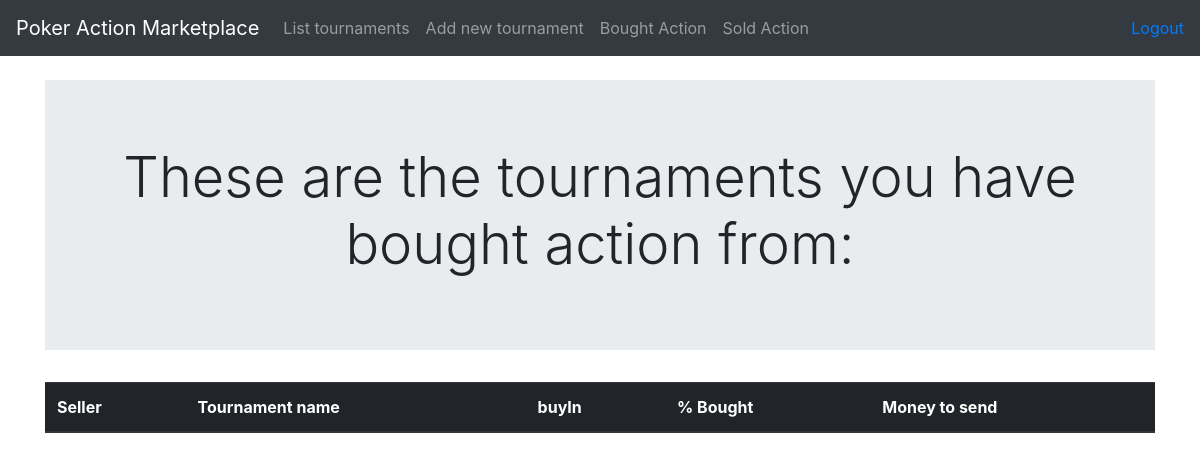
Page /tournaments/bought (signed in) on the earlier database version.
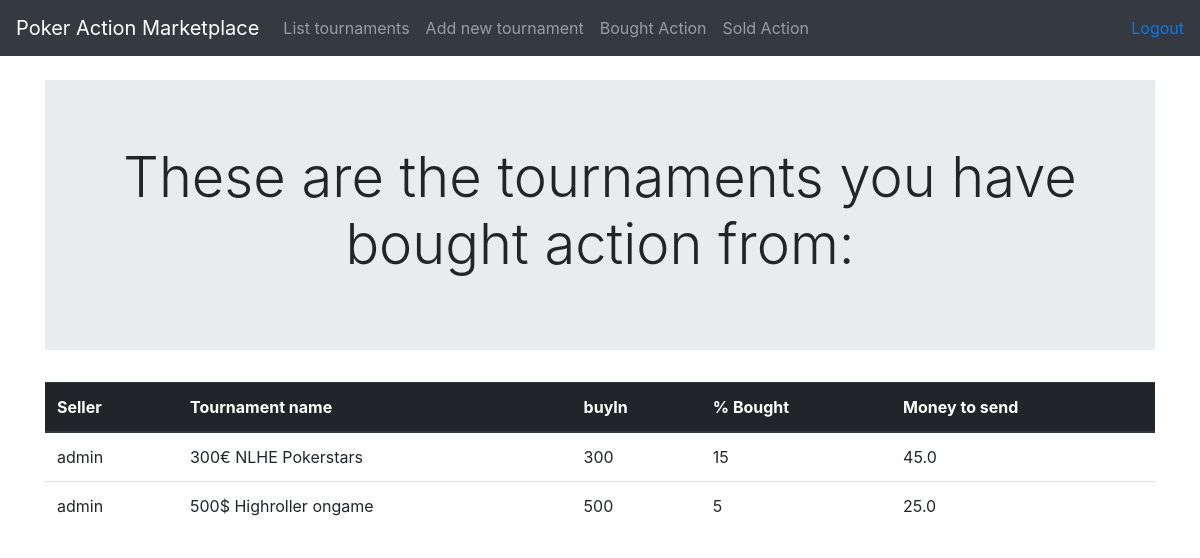
Same page on the later database version.
### application/tournamentPackages/models.py (models this page shows, shortened)
class BoughtActionFromTournament(Base):
    tournament_package_id = db.Column(db.Integer, db.ForeignKey('tournament_package.id'), nullable=False)
    seller_name = db.Column(db.String(144), nullable=False)
    buyer_id = db.Column(db.Integer, db.ForeignKey('account.id'), nullable=False)
    actionboughtpct = db.Column(db.Integer, nullable=False)

class TournamentPackage(Base):
    tournament = db.Column(db.String(144), nullable=False)
    buyin = db.Column(db.Integer, nullable=False)
    pcttobesold = db.Column(db.Integer, nullable=False)
    pctleft = db.Column(db.Integer, nullable=False)
    account_id = db.Column(db.Integer, db.ForeignKey('account.id'), nullable=False)
    @staticmethod
    def tournaments_bought_action_from(id):
        stmt = text("SELECT bought_action_from_tournament.seller_name, tournament_package.tournament, tournament_package.buyIn, bought_action_from_tournament.actionboughtpct FROM account"
                " LEFT JOIN bought_action_from_tournament ON account.id = bought_action_from_tournament.buyer_id"
                " LEFT JOIN tournament_package ON bought_action_from_tournament.tournament_package_id = tournament_package.id"
                " WHERE bought_action_from_tournament.buyer_id = {}".format(id))
        res = db.engine.execute(stmt)
        asAnArray = []
        for row in res:
            temp = list(row)
            asAnArray.append(temp)
        return asAnArray

### application/tournamentPackages/views.py (the view)
@app.route('/tournaments/bought', methods=["GET"])
@login_required(role="USER")
def show_purchased_tournaments():
    boughtTournaments = TournamentPackage.tournaments_bought_action_from(current_user.id)
    print(type(boughtTournaments))
    for row in boughtTournaments:
        print(type(row))
        print(row)
    return render_template('tournaments/bought.html', boughtTournaments = boughtTournaments)
    return True

### application/__init__.py (called while the page is built)
def login_required(role="ANY"):
    def wrapper(fn):
        @wraps(fn)
        def decorated_view(*args, **kwargs):
            if not current_user:
                return login_manager.unauthorized()
            if not current_user.is_authenticated:
                return login_manager.unauthorized()
            unauthorized = False
            if role != "ANY":
                unauthorized = True
                for user_role in current_user.role():
                    if user_role == role:
                        unauthorized = False
                        break
            if unauthorized:
                return login_manager.unauthorized()
            return fn(*args, **kwargs)
        return decorated_view
    return wrapper

@login_manager.user_loader
def load_user(user_id):
    return User.query.get(user_id)

### application/auth/models.py (called while the page is built)
    def role(self):
        if self.name == 'admin':
            return ['ADMIN', 'USER']
        else:
            return['USER']

### application/templates/tournaments/bought.html (shortened to what this page needs)
{% extends "layout.html" %}
{% block body %}
<div class="jumbotron jumbotron-fluid">
  <div class="container">
    <h1 class="display-4" align=center>These are the tournaments you have bought action from:</h1>
  </div>
</div>
<table class="table">
  <thead class="thead-dark">
  <th scope="col">Seller</th>
  <th scope="col">Tournament name</th>
  <th scope="col">buyIn</th>
  <th scope="col">% Bought</th>
  <th scope="col">Money to send</th>
  </thead>
  <tbody>
  {% for tournament in boughtTournaments %}
  <tr>
    <td>{{ tournament[0] }}</td>
    <td>{{ tournament[1] }}</td>
    <td>{{ tournament[2] }}</td>
    <td>{{ tournament[3] }}</td>
    <td>{{ (tournament[2]*(tournament[3]/100)) }}</td>
  </tr>
{% endfor %}
</tbody>
</table>
{% endblock %}

Differences in the rows shown:
added BoughtActionFromTournament: seller_name "admin", tournament "300€ NLHE Pokerstars", buyin "300", actionboughtpct "15"
added TournamentPackage: (tournament[2]*(tournament[3]/100)) "45.0"
added BoughtActionFromTournament: seller_name "admin", tournament "500$ Highroller ongame", buyin "500", actionboughtpct "5"
added TournamentPackage: (tournament[2]*(tournament[3]/100)) "25.0"
